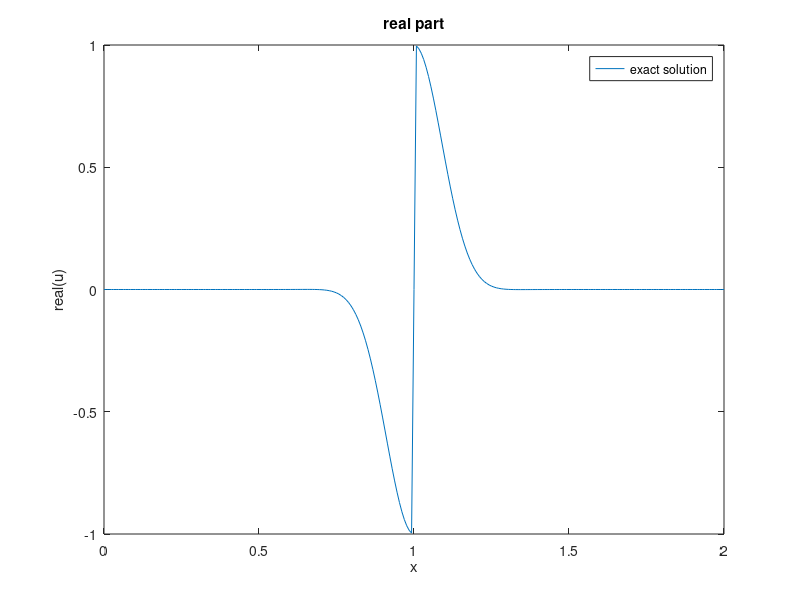
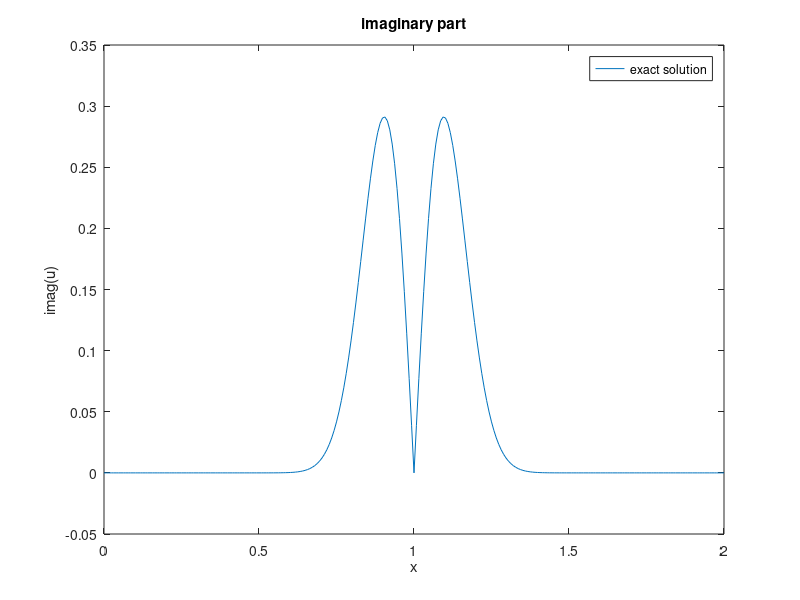

Source code (MATLAB) for these figures, in order:
clear all
close all
clc
format long
xi = 0;
xf = 2;
epsilon = 0.2;
ti = 0;
tf = 1;
k = 1;
m = 2;
h = 1/2^7;
dt = 1/2^6;
T = fix((xf-xi)/dt);
N = fix((xf-xi)/h)+1;
x = linspace(xi,xf,N);
u = zeros(N,1);
u0 = zeros(N,1);
usol = zeros(N,1);

%initial condition

for j=1:N
    u0(j) = sign(x(j))*exp(-50*x(j)^2)*exp(1i*x(j)/epsilon);
end

%exact solution
for j=1:N
    usol(j) = sign(x(j)-tf)*exp(-50*(x(j)-tf)^2)*exp(1i*(x(j)-tf)/epsilon);
end


figure(1)
plot(x,real(usol))
xlabel('x')
ylabel('real(u)')
legend('exact solution')
title('real part')

figure(2)
plot(x,imag(usol))
xlabel('x')
ylabel('imag(u)')
legend('exact solution')
title('imaginary part')

